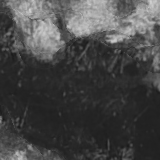
#> input picture assets/tree-cover-square-path-1.gif, 160 x 160 px
$ python second-function-test.py
#> lines starting #> are read from the running program, lines starting #| are printed output that depends on the picture
import imageio as io
import numpy        as np
import scipy as sp
from scipy import signal
from scipy.interpolate import interp1d

def correlate_adjacent_frames( previous_frame, current_frame ):
    a1 = previous_frame/255
    b1 = current_frame/255
    # average of a1 & b1
    a1b1 = np.concatenate((a1,b1))
    average = np.mean(a1b1)
    # normalized arrays
    a1_normal = a1 - average
    b1_normal = b1 - average
    # -----CLEANUP FINISHED-----------------------------
    # Convolutional Kernel
    b1s = b1_normal[25:135, 25:135]
    result = sp.signal.correlate2d(a1_normal,b1s,mode='valid')
    # -- converting MOST NEGATIVE number --> 0, and MOST POSITIVE number --> 255
    normalized_result = (255*(result - np.min(result))/np.ptp(result)).astype(np.uint8)
    return normalized_result

def make_correlation_video(file_path):
#> called with file_path = 'assets/tree-cover-square-path-1.gif'
    gif_file_original = io.mimread(file_path)
#> gif_file_original = 124 items
    i = 0
    gif_length = len(gif_file_original)
#> gif_length = 124
    print(gif_length)
#| 124
    newGif = np.zeros((gif_length-1,51,51))
    while i < (gif_length-1):
        previous_frame = gif_file_original[i]
        current_frame = gif_file_original[i+1]
        newGif[i] = correlate_adjacent_frames( previous_frame, current_frame ).astype(np.uint8)
        # print("Loop: ",i)
        i = i+1
#> this loop made 1 pass
#> average in correlate_adjacent_frames on pass 1: 0.264
#> pass 1, in make_correlation_video, `current_frame = gif_file_original[i+1]`:
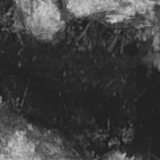
#> current_frame: shape (160, 160, 3); min 24, max 202, mean 64.2
#> pass 1, in correlate_adjacent_frames, `a1b1 = np.concatenate((a1,b1))`:
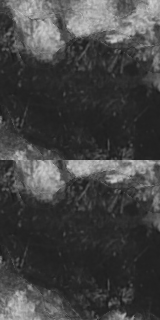
#> a1b1: shape (320, 160, 3) float64; min 0.0941, max 0.816, mean 0.264
#> previous_frame is the input picture: shape (160, 160, 3); min 24, max 208, mean 70.6
#> after the loop, i = 0
    io.mimwrite("PERSONAL-new-Gif.gif", newGif.astype(np.uint8))
    return newGif

GIF_file_name = "assets/tree-cover-square-path-1.gif"
#> (the run stopped early here; a loop or call above may not have finished)
